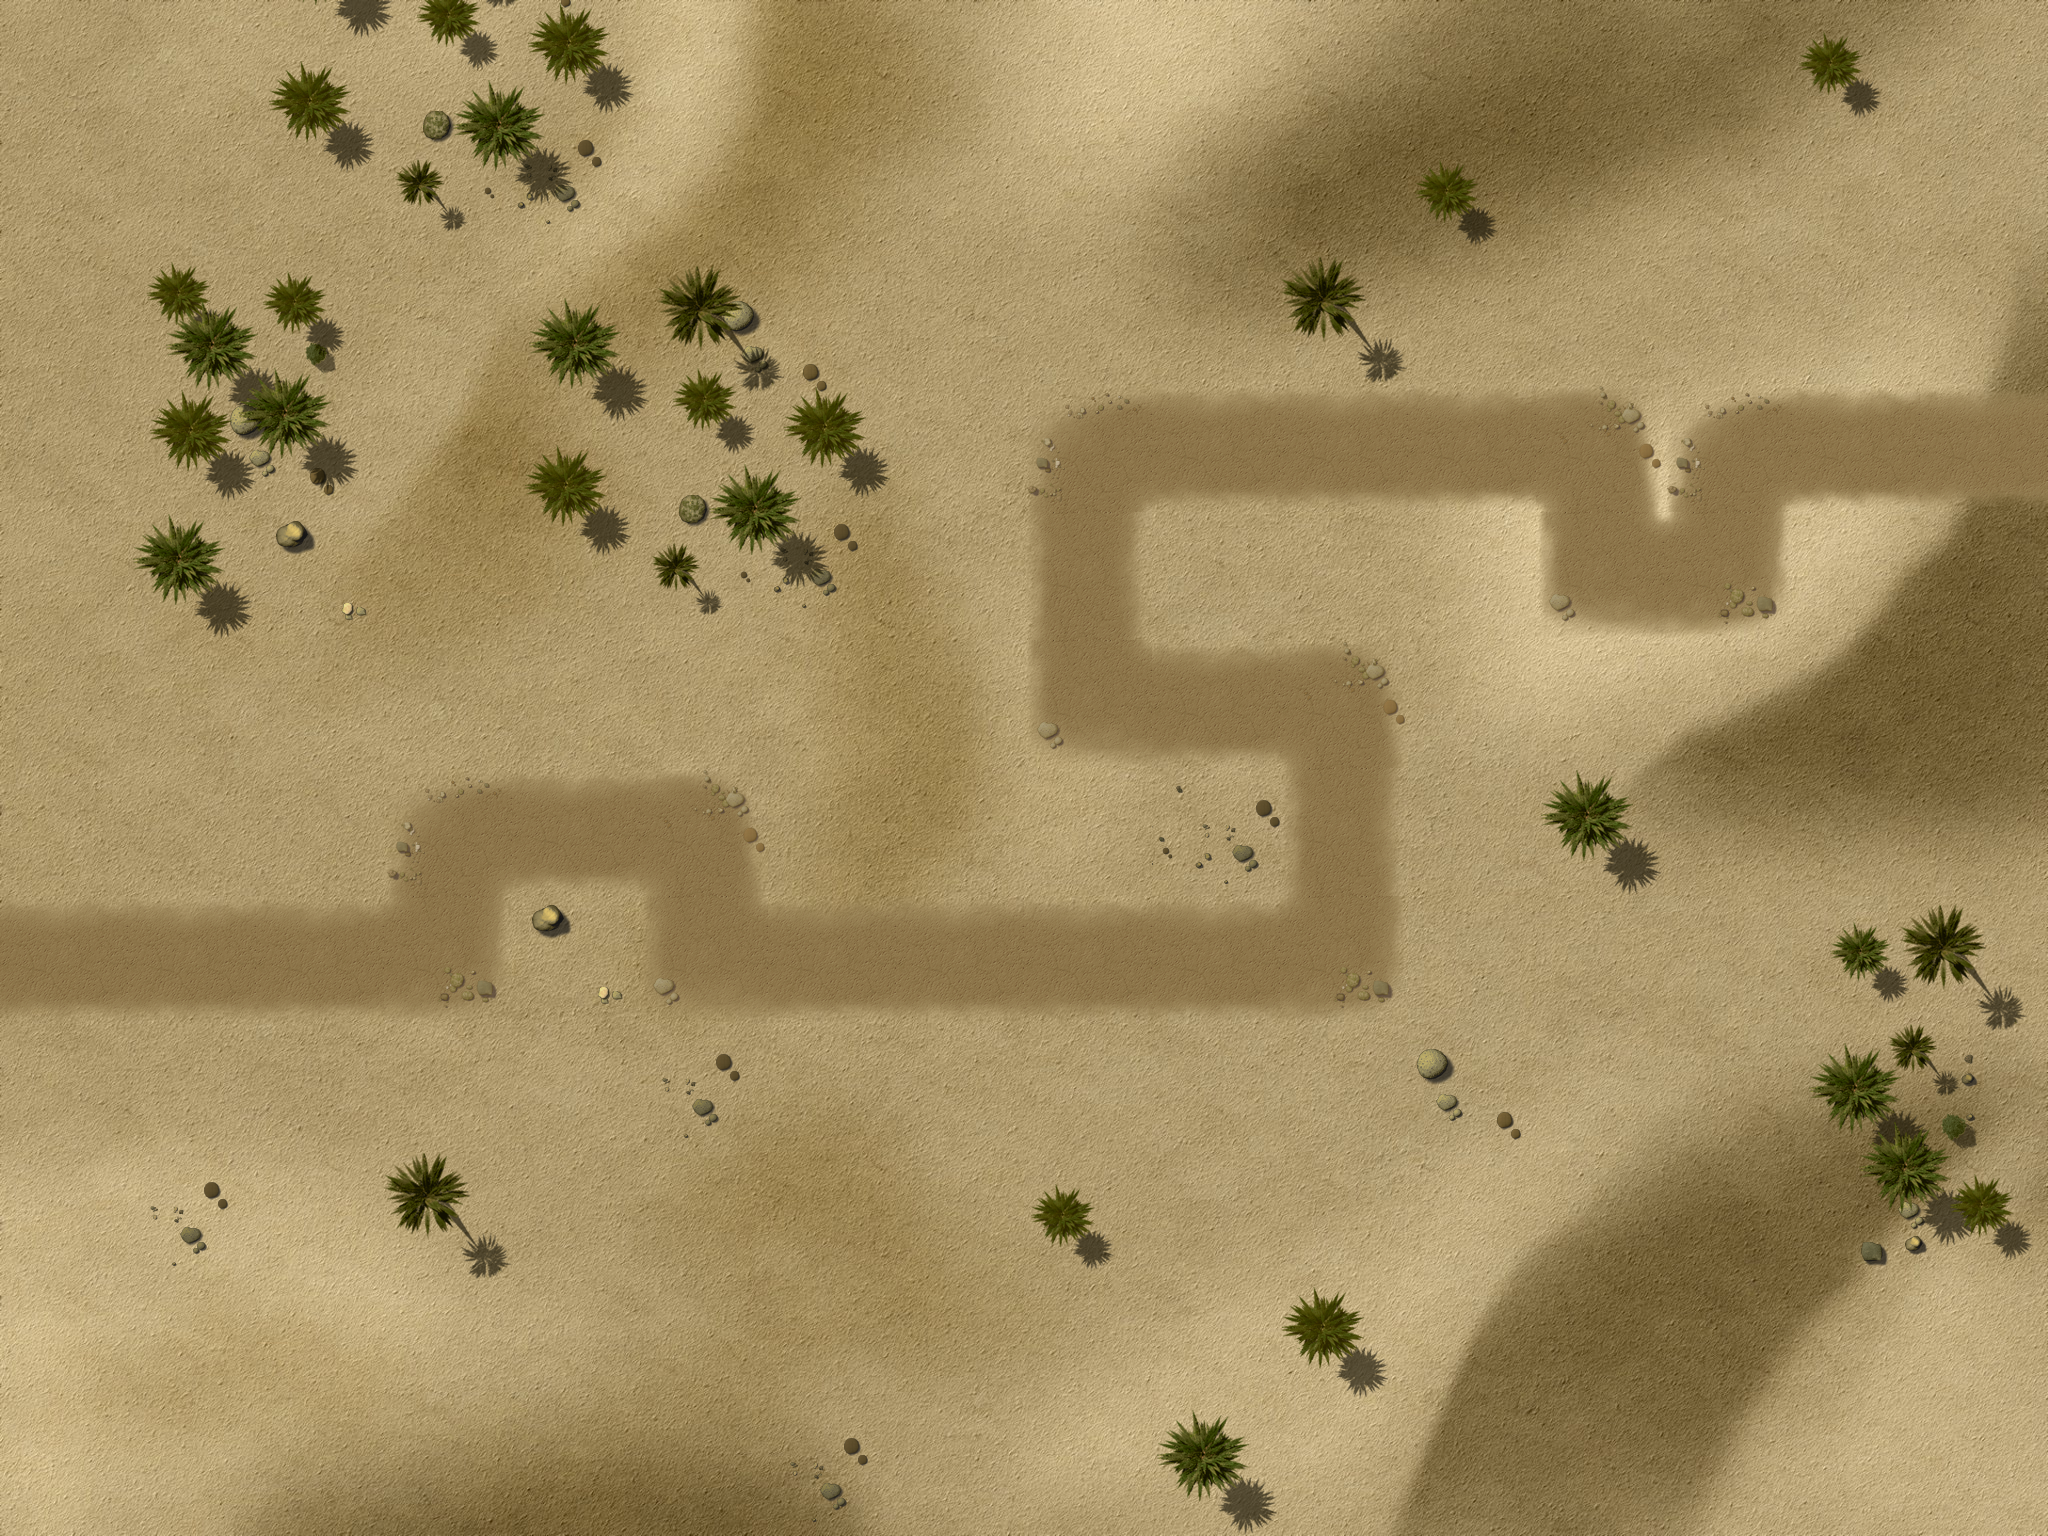

Rendered tile map (Tiled .tmx) drawn with the repository's tilesets; below, a short description and the map source with its tile grids summarised:
An orthogonal 16x12 tile map with 128x128 px tiles, 5 tile layers (Ground, Objects1, Objects2, Path, ...), 3 tilesets and 22 objects.

<map version="1.0" orientation="orthogonal" width="16" height="12" tilewidth="128" tileheight="128">
 <properties>
 <property name="wave01" value="1,2,1,1,1,2,10,10,10,2,10,10,1,1,2,2,1,1,10,10,10,10,10,2,2,1,1" />
 <property name="wave02" value="4,10,10,10,10,1,1,1,1,1,4,1,1,4,1,1" />
 <property name="wave03" value="1,2,1,1,1,2,3,10,10,10,2,10,10,1,3,1,2,2,1,1,10,10,10,10,10,2,2,1,1" />
 <property name="wave04" value="10,10,10,10,1,10,1,10,1,10,10,10,1,1,1,1,10,10,10,10,1,1,1,10" />
 <property name="wave05" value="10,10,10,10,3,10,2,2,4,4,1,4,1,1,1,1,1,1,10,10,10,10,10,1,1,1,2,1,2,1,2,4" />
 <property name="wave06" value="2,1,1,1,1,1,1,1,4,4,4,2,2,2,2,1,1,1,2,2,4,4,4,2,1,1,1" />
 <property name="wave07" value="10,10,10,1,10,1,1,4,10,10,4,10,10,10,1,1,1,4,1,4,1,2,6" />
 <property name="wave08" value="10,10,10,10,10,2,2,4,4,1,4,1,2,1,2,1,3,10,10,10,10,10,5,2,5,2,1,2,1,2,4" />
 <property name="wave09" value="5,1,3,1,4,1,1,1,1,4,1,1,1,4,1,3,1,2,1,10,10,10,4,4,4,1,2,1,10,10,10" />
 <property name="wave10" value="3,2,1,3,1,2,10,10,10,2,10,10,1,1,2,2,1,2,10,10,10,10,10,2,2,1,100" />
 <property name="wave11" value="5,5,4,1,4,4,1,5,3,1,10,10,10,10,10,10,10,10,10,10,3,5,5,5,2,2,1,5,3,1,2" />
 <property name="wave12" value="10,10,3,10,10,10,10,10,10,10,3,10,10,10,10,10,10,10,10,10,10,10,10,10,10,10,10,10,10,10,10,10,10,10,10,10,10,1,1,1,1,10,10,10,10,10,10" />
 <property name="wave13" value="2,2,2,1,4,1,4,4,1,1,1,3,4,1,5,1,1,5,5,5,1,1,5,5,1,1,5,5,1" />
 <property name="wave14" value="3,10,10,10,10,6,10,10,3,10,10,10,10,10,10,10,10,4,4,4,4,1,1,10,10,10,10,10,10,10,10" />
 <property name="wave15" value="1,4,4,1,1,3,1,4,1,1,4,1,4,1,4,4,1,4,5,2,5,5,5,1,1,5,1,1,6,1,5,1,6" />
 <property name="wave16" value="6,7,7,7,3,7,7,4,7,6,7,7,7,7,7,7,1,1,1,1,1,2,1,1,4,4,4,3" />
 <property name="wave17" value="7,7,3,7,2,1,3,1,1,3,1,6,1,2,1,1,7,7,7,4,2,1,1,5,5,4,6" />
 <property name="wave18" value="2,2,6,4,4,1,4,10,10,10,10,4,4,4,10,10,10,10,10,10,3,5,5,7,7,7" />
 <property name="wave19" value="10,10,10,10,10,10,3,10,10,10,10,10,10,10,10,10,8,10,10,10,10,10,10,10,10,10,2,10,1,1,1,1,3" />
 <property name="wave20" value="6,10,10,3,10,10,10,10,10,10,10,10,6,4,10,10,10,10,10,10,3,10,10,10,6,10,10,10,1,1,4,1,1,4,2,10,10,10,10,101" />
 </properties>
 <tileset firstgid="1" name="ground" tilewidth="128" tileheight="128">
  <image source="tilesWorld1.png" width="2048" height="2048" />
 </tileset>
 <tileset firstgid="257" name="path" tilewidth="128" tileheight="128">
  <image source="path02.png" width="512" height="512" />
 </tileset>
 <tileset firstgid="273" source="ground2.tsx" />
 <layer name="Ground" width="16" height="12">
  <data>[192 cells, 1 non-empty, 1 distinct tile ids]</data>
 </layer>
 <layer name="Objects1" width="16" height="12">
  <data>[192 cells, 41 non-empty, 27 distinct tile ids]</data>
 </layer>
 <layer name="Objects2" width="16" height="12">
  <data>[192 cells, 0 non-empty, 0 distinct tile ids]</data>
 </layer>
 <objectgroup name="Objects3" width="16" height="12">
  <object gid="141" x="858" y="398" />
  <object gid="141" x="1420" y="948" />
  <object gid="141" x="1240" y="1312" />
  <object gid="233" x="580" y="1426" />
  <object gid="233" x="890" y="266" />
 </objectgroup>
 <layer name="Path" width="16" height="12">
  <data>[192 cells, 28 non-empty, 6 distinct tile ids]</data>
 </layer>
 <objectgroup name="Locked" width="16" height="12">
  <object x="2432" y="256" />
  <object x="1792" y="896" width="128" height="384" />
  <object x="0" y="0" width="2048" height="256" />
  <object x="0" y="1280" width="2048" height="256" />
  <object x="0" y="256" width="128" height="1024" />
  <object x="1920" y="256" width="128" height="1024" />
  <object x="1024" y="1152" width="128" height="128" />
  <object x="128" y="256" width="256" height="256" />
  <object x="128" y="1152" width="128" height="128" />
  <object x="1536" y="768" width="128" height="128" />
  <object x="384" y="1152" width="128" height="128" />
  <object x="1280" y="256" width="128" height="128" />
  <object x="512" y="256" width="256" height="256" />
  <object x="768" y="384" width="128" height="128" />
  <object x="640" y="512" width="128" height="128" />
  <object x="128" y="512" width="128" height="128" />
 </objectgroup>
 <objectgroup name="Waypoints" width="16" height="12">
  <object x="0" y="512">
   <polyline points="-157,450 444,450 444,315 703,311 716,445 1341,441 1346,196 1091,187 1085,-62 1582,-59 1608,60 1720,58 1740,-61 2181,-64" />
  </object>
 </objectgroup>
 <layer name="blendAdd" width="16" height="12">
  <data>[192 cells, 0 non-empty, 0 distinct tile ids]</data>
 </layer>
</map>
